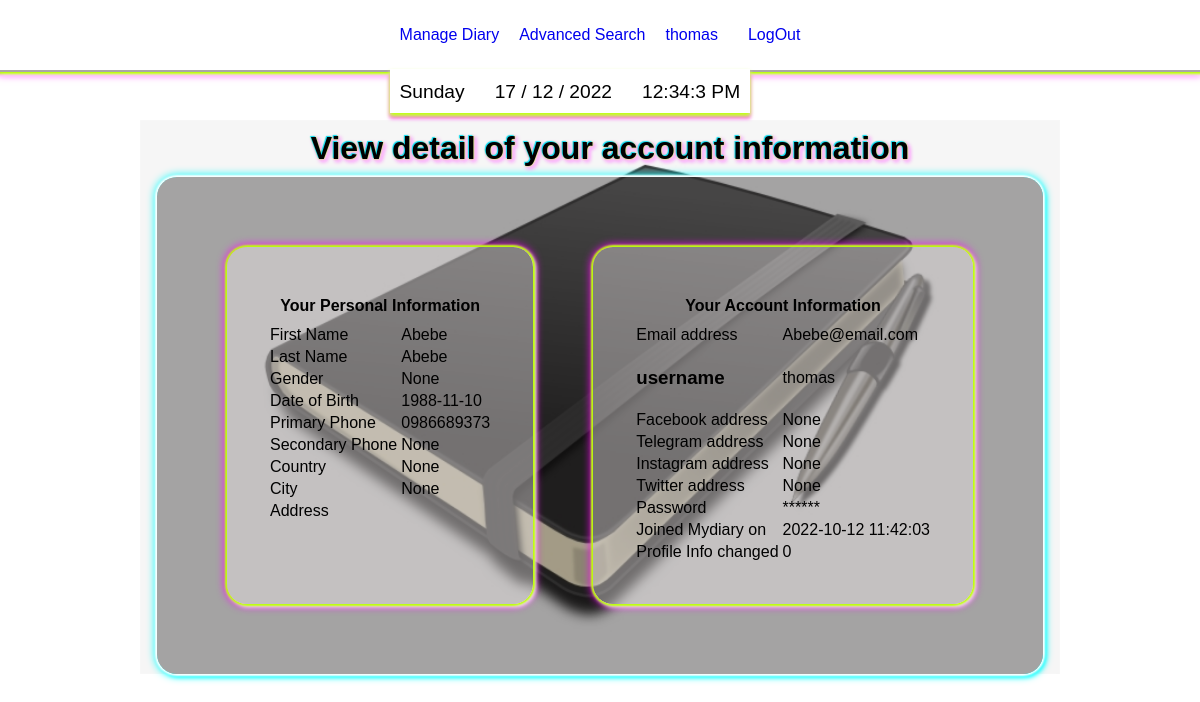
Page /viewprofile (signed in) on the earlier database version.
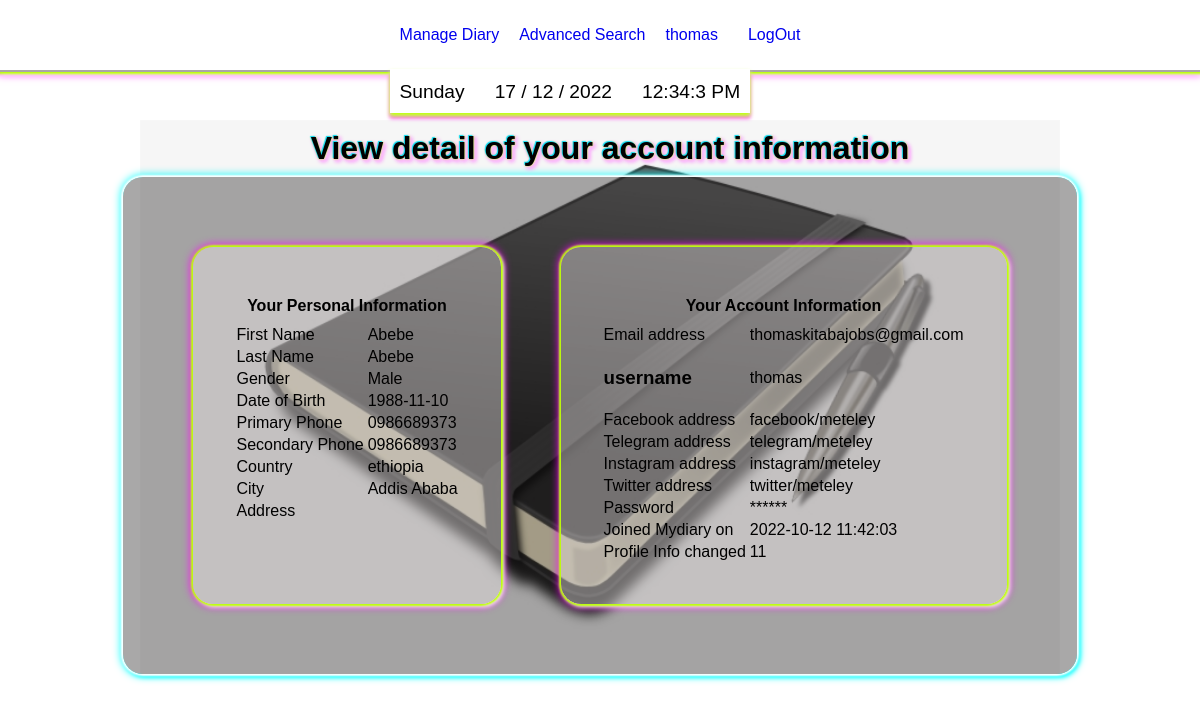
Same page on the later database version.
### tables this page shows
CREATE TABLE users (id INTEGER PRIMARY KEY AUTOINCREMENT NOT NULL, username TEXT NOT NULL, hash TEXT NOT NULL, fname type text, lname type text, useremail text, dateregistered type text, dateofbirth type text, primaryphone type text, country type text, secondaryphone type text, city type text, gender type text, facebookaddress type text, telegramaddress type text, instagramaddress type text, twitteraddress type text, useraddress type text, numberofprofilechanges type integer default 0, emailconfirmed type text default 'False');

### app.py (the view)
@app.route("/viewprofile")
@login_required
def profilmanagement():
    profile = db.execute("SELECT * FROM users WHERE id= ?", session["user_id"])
    profile_password = profile[0]["hash"]
    return render_template("profile.html",profile=profile,profile_password= profile_password, current_user_name= global_user_name(), view_profile= 1)

### app.py (called while the page is built)
def global_user_name():
  current_user_name= db.execute("SELECT username FROM users WHERE id = ?", session["user_id"])
  return (current_user_name)

@app.after_request
def after_request(response):
    response.headers["Cache-Control"] = "no-cache, no-store, must-revalidate"
    response.headers["Expires"] = 0
    response.headers["Pragma"] = "no-cache"
    return response

### helpers.py (called while the page is built)
def login_required(f):
    @wraps(f)
    def decorated_function(*args, **kwargs):
        if session.get("user_id") is None:
            return redirect("/login")
        return f(*args, **kwargs)
    return decorated_function

### templates/profile.html (shortened to what this page needs)
{% extends "layout.html" %}
{% block main %}
<div>
    <div class="center-text">
        {% if view_profile %}
            <div class="center-center-body magenta-text-shadow margin-m ">
                <h1 class = "center-text"> View detail of your account information </h1>
            </div>
            <div class="float-bg-dark cyan-box-shadow padding-b flex">
                <div class="float-bg-light magenta-box-shadow padding-b margin-b">
                    <table class="border-none">
                        <thead>
                            <div class=" flex center-elements">
                                <tr>
                                    <th colspan = 2 class="center-text padding-s">  Your Personal Information </th>
                                </tr>
                            </div>
                        </thead>
                        <tbody>
                                <tr>
                                    <td> First Name</td>
                                    <td>  {% if profile %}
                                            {{ profile[0]["fname"] }}
                                        {% else %}
                                            {{ " ------" }}
                                        {% endif %}
                                    </td>
                                </tr>
                                <tr>
                                    <td> Last Name</td>
                                    <td>
                                        {% if profile %}
                                            {{ profile[0]["lname"] }}
                                        {% else %}
                                            {{ " ------" }}
                                        {% endif %}
                                    </td>
                                </tr>
                                <tr>
                                    <td> Gender</td>
                                    <td>
                                        {% if profile %}
                                            {{ profile[0]["gender"] }}
                                        {% else %}
                                            {{ " ------" }}
                                        {% endif %}
                                    </td>
                                </tr>
                                <tr>
                                    <td> Date of Birth</td>
                                    <td>
                                        {% if profile %}
                                            {{ profile[0]["dateofbirth"] }}
                                        {% else %}
                                            {{ " ------" }}
                                        {% endif %}
                                    </td>
                                </tr>
                                <tr>
                                    <td> Primary Phone</td>
                                    <td>
                                        {% if profile %}
                                            {{ profile[0]["primaryphone"] }}
                                        {% else %}
                                            {{ " ------" }}
                                        {% endif %}
                                    </td>
                                </tr>
                                <tr>
                                    <td> Secondary Phone</td>
                                    <td>
                                        {% if profile %}
                                            {{ profile[0]["secondaryphone"] }}
                                        {% else %}
                                            {{ " ------" }}
                                        {% endif %}
                                    </td>
                                </tr>
                                <tr>
                                    <td> Country</td>
                                    <td>
                                        {% if profile %}
                                            {{ profile[0]["country"] }}
                                        {% else %}
                                            {{ " ------" }}
                                        {% endif %}
                                    </td>
                                </tr>
                                <tr>
                                    <td> City </td>
                                    <td>
                                        {% if profile %}
                                            {{ profile[0]["city"] }}
                                        {% else %}
                                            {{ " ------" }}
                                        {% endif %}
                                    </td>
                                </tr>
                                <tr>
                                    <td> Address </td>
                                    <td>
                                    </td>
                                </tr>
                        </tbody>
                    </table>
                </div>
                <div class="float-bg-light magenta-box-shadow padding-b  margin-b">
                    <table>
                        <thead>
                            <div class=" flex center-elements">
                                <tr>
                                    <th colspan = 2 class="center-text padding-s">  Your Account Information </th>
                                </tr>
                            </div>
                        </thead>
                        <tbody>
                            <tr>
                                <td> Email address </td>
                                <td>
                                    {% if profile %}
                                        {{ profile[0]["useremail"] }}
                                    {% else %}
                                        {{ "------" }}
                                    {% endif %}
                                </td>
                            </tr>
                            <tr>
                                <td> <h3>username</h3> </td>
                                <td>
                                    {% if profile %}
                                        {{ profile[0]["username"] }}
                                    {% else %}
                                        {{ "------" }}
                                    {% endif %}
                                </td>
                            </tr>
                            <tr>
                                <td> Facebook address </td>
                                <td>
                                    {% if profile %}
                                        {{ profile[0]["facebookaddress"] }}
                                    {% else %}
                                        {{ "------" }}
                                    {% endif %}
                                </td>
                            </tr>
                            <tr>
                                <td> Telegram address </td>
                                <td>
                                    {% if profile %}
                                        {{ profile[0]["telegramaddress"] }}
                                    {% else %}
                                        {{ "------" }}
                                    {% endif %}
                                </td>
                            </tr>
                            <tr>
                                <td> Instagram address </td>
                                <td>
                                    {% if profile %}
                                        {{ profile[0]["instagramaddress"] }}
                                    {% else %}
                                        {{ "------" }}
                                    {% endif %}
                                </td>
                            </tr>
                            <tr>
                                <td> Twitter address </td>
                                <td>
                                    {% if profile %}
                                        {{ profile[0]["twitteraddress"] }}
                                    {% else %}
                                        {{ "------" }}
                                    {% endif %}
                                </td>
                            </tr>
                            <tr>
                                <td> Password</td>
                            <td>
                                {% if profile_password %}
                                    {{ "******" }}
                                {% endif %}
                            </td>
                            </tr>
                            <tr>
                                <td> Joined Mydiary on </td>
                                <td>
                                    {% if profile %}
                                        {{ profile[0]["dateregistered"] }}
                                    {% else %}
                                        {{ " ------" }}
                                    {% endif %}
                                </td>
                            </tr>
                            <tr>
                                <td> Profile Info changed </td>
                                <td>
                                    {% if profile %}
                                        {{ profile[0]["numberofprofilechanges"] }}
                                    {% else %}
                                        {{ " ------" }}
                                    {% endif %}
                                </td>
                            </tr>
                        </tbody>
                    </table>
                </div>
            </div>
        {% endif %}
    </div>
</div>
{% endblock %}

### templates/layout.html (shortened to what this page needs)
<!DOCTYPE html>
<html lang="en">
    <head>
        <link rel="stylesheet" type="text/css" href="../static/virtual-select.min.css">
        <link rel="stylesheet" href="static/style.css">
    </head>
    <body onload = "showedited(); loadCatagories()">
        <div class="container">
            <div class="header magenta-box-shadow">
              <div class = "">
                <ul class = "date-time nav flex-horizontal  white-background clock-box-shadow">
                  <li id="day" class = "nav-list"></li>
                  <li id="today" class = "nav-list"></li>
                  <li id="clock" class = "nav-list"></li>
                </ul>
              </div>
                {% if session["user_id"] %}
                <ul class="nav">
                    <li class="nav-down"> <a href= "/managediary">Manage Diary</a>
                    </li>
                </ul>
                <ul class="nav">
                    <li><a href="/search">Advanced Search </a></li>
                </ul>
                <ul class="nav">
                    <li class="nav-down">  <a href="/manageprofile"> {% if current_user_name %} {{current_user_name[0]["username"]}} {% endif %}</a>
                    </li>
                    <li >   <a href="/logout">LogOut</a> </li>
                </ul>
                    {% endif %}
            </div>
                        <div class = "image-diary">
                        <div class="center-body">
                                {% block main %}
                                {% endblock %}
                        </div>
                      </div>
                    </div>
                </body>
            </html>

### static/style.css (style rules this page uses)
*, *::before, *::after { font-family: Arial, Helvetica, sans-serif; box-sizing: border-box; }
body { margin: 0; padding: 0; }
.container { position: relative; margin-top: 120px; width: 100%; height: fit-content; font-family: cursive, arial; }
.header { position: fixed; width: 100%; background-color: white; top: 0px; display: flex; border-bottom: 2px solid rgb(170, 166, 166); justify-content: center; z-index: 11; }
.nav { position: relative; display: flex; gap: 10px; list-style: none; justify-content: center; padding-right: 10px; z-index: 1; }
.date-time { position: absolute; top: 50px; }
.center-body { background-image: url("diary-book.png"); background-size: contain; background-repeat:no-repeat; background-position: center center; display: flex; flex-direction: column; top: 0px; left: 0px; width: 100%; height: 100%; justify-content: flex-start; align-items: center; z-index: -1; margin: 0px 0px; }
.center-center-body { display: flex; flex-direction: column; top: 0px; left: 0px; width: 100%; height: 100%; justify-content: center; align-items: center; z-index: -1; }
.header ul, .max-content { width: max-content; padding: 0px; }
a { text-decoration: none; }
.nav-down { padding: 10px; }
ul li { padding: 10px 10px; }
li { border-color: 2px solid blue; }
.center-text { margin: 0 auto; }
.center-elements { display: flex; justify-content: center; align-items: center; }
.flex, .edit-flex { display: flex; flex-direction: column; flex: 1; }
.flex-horizontal { display: flex; flex-wrap: nowrap; justify-content: flex-start; align-items: flex-start; font-size: 1.2rem; }
.margin-m { margin: 10px; }
.margin-b { margin: 30px; }
.padding-s { padding: 8px; }
.padding-b { padding: 40px; }
.float-bg-light { background: rgba(243, 237, 237, 0.4); border-radius: 20px; }
.float-bg-dark { background: rgba(40, 38, 38, 0.4); border-radius: 20px; }
.white-background { background: white; }
.cyan-box-shadow { box-shadow: 0 0 2px 2px rgb(255, 255, 255), 2px 2px 4px 1px cyan, 0px 0px 8px 2px cyan; }
.magenta-box-shadow { box-shadow: 0 2px 2px 2px rgb(188, 255, 6), 2px 2px 4px 1px rgb(250, 252, 252), 0px 2px 8px 2px magenta; }
.clock-box-shadow { border-top: 2px solid white; box-shadow: 0px 3px 4px 0px rgb(188, 255, 6), 0px 3px 4px 0px rgb(250, 252, 252), 0px 5px 4px 0px magenta; }
.magenta-box-shadow { box-shadow: 0 0 2px 2px rgb(188, 255, 6), 2px 2px 4px 1px rgb(250, 252, 252), 0px 0px 8px 2px magenta; }
.magenta-text-shadow { text-shadow: -1px -1px 1px rgb(10, 219, 247), 0 0 2px rgb(188, 255, 6), 2px 2px 4px rgb(250, 252, 252), 2px 2px 4px magenta; }
table, tr, td, th { border: 0px dashed green; }
@media (min-width: 1000px) { .flex { flex-direction: row; } }

Differences in the rows shown:
changed users "thomas": gender (not shown) → "Male"; secondaryphone (not shown) → "0986689373"; country (not shown) → "ethiopia"; city (not shown) → "Addis Ababa"; useremail "Abebe@email.com" → "thomaskitabajobs@gmail.com"; facebookaddress (not shown) → "facebook/meteley"; telegramaddress (not shown) → "telegram/meteley"; instagramaddress (not shown) → "instagram/meteley"; twitteraddress (not shown) → "twitter/meteley"; numberofprofilechanges "0" → "11"
Other differences:
{{ profile[0]["gender"] }}: "None" → (not shown)
{{ profile[0]["secondaryphone"] }}: "None" → (not shown)
{{ profile[0]["country"] }}: "None" → (not shown)
{{ profile[0]["city"] }}: "None" → (not shown)
{{ profile[0]["facebookaddress"] }}: "None" → (not shown)
{{ profile[0]["telegramaddress"] }}: "None" → (not shown)
{{ profile[0]["instagramaddress"] }}: "None" → (not shown)
{{ profile[0]["twitteraddress"] }}: "None" → (not shown)
